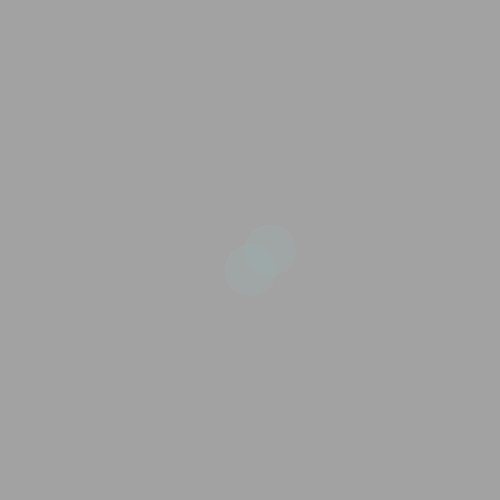
Frame 1 (no input)
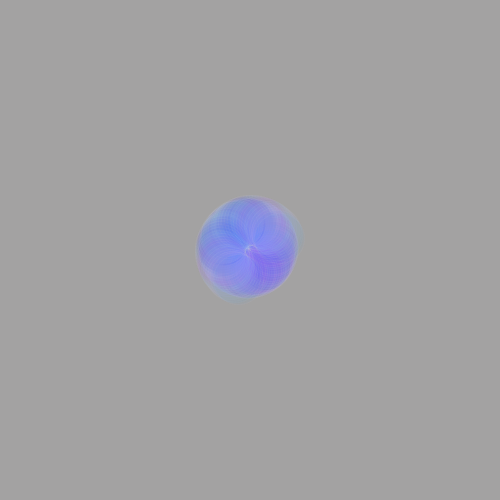
Frame 60 (the mouse pressed at the canvas centre just before this capture)
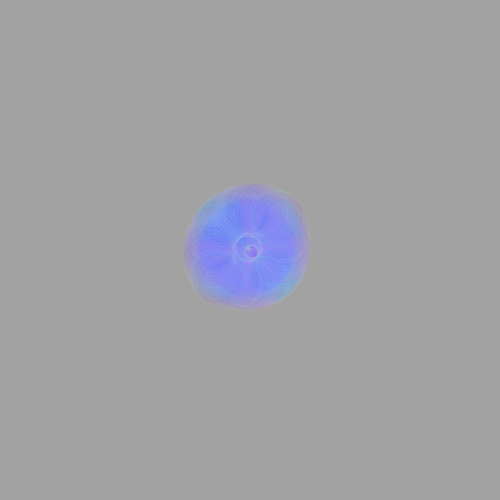
Frame 120 (the mouse held since frame 60 and released just before this capture)

The Processing sketch that drew these frames (run headless with seeded random() and noise(); from frame 60 on, the mouse is pressed at the canvas centre):

// Processing sketch: processing_57236
// ── processing_57236.pde

float r= 20;
float a =0;
 void setup(){
   size (500,500);
   background (163,162,162);
   smooth ();
   stroke (186,195,216,20);
   strokeWeight (1);
  
 }
 
 void draw (){
   float x = r * sin (a);
   float y = r * cos (a);
   float vuw = random (50);
   float x1 = r * cos (a);
   float y1 = r * sin (a);
   fill(random(252),random(251),244,10);
    
  
     ellipse (width/2 + y , height/2 + x ,50,50);
       ellipse (width/2 + y1, height/2 +x1,50,50);
         
   a += 0.1;
   r +=0.2;
   if (x>500);
   x = 0;
   if (y>500);
   y = 0;
   
 }
